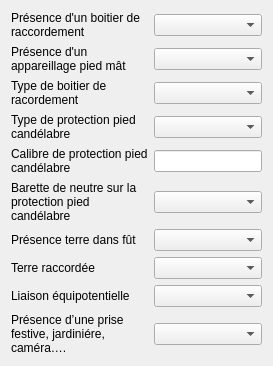
         <widget class="QWidget" name="tab_3">
          <attribute name="title">
           <string>Electrique</string>
          </attribute>
          <layout class="QGridLayout" name="gridLayout_9">
           <item row="4" column="0">
            <widget class="QLabel" name="label_69">
             <property name="text">
              <string>Calibre de protection pied candélabre</string>
             </property>
             <property name="wordWrap">
              <bool>true</bool>
             </property>
            </widget>
           </item>
           <item row="2" column="0">
            <widget class="QLabel" name="label_67">
             <property name="text">
              <string>Type de boitier de racordement</string>
             </property>
             <property name="wordWrap">
              <bool>true</bool>
             </property>
            </widget>
           </item>
           <item row="1" column="0">
            <widget class="QLabel" name="label_65">
             <property name="text">
              <string>Présence d'un appareillage pied mât</string>
             </property>
             <property name="wordWrap">
              <bool>true</bool>
             </property>
            </widget>
           </item>
           <item row="1" column="1">
            <widget class="QComboBox" name="comboBox_sp_appmat"/>
           </item>
           <item row="2" column="1">
            <widget class="QComboBox" name="comboBox_sp_typbr"/>
           </item>
           <item row="0" column="0">
            <widget class="QLabel" name="label_66">
             <property name="text">
              <string>Présence d'un boitier de raccordement</string>
             </property>
             <property name="wordWrap">
              <bool>true</bool>
             </property>
            </widget>
           </item>
           <item row="6" column="0">
            <widget class="QLabel" name="label_71">
             <property name="text">
              <string>Présence terre dans fût</string>
             </property>
             <property name="wordWrap">
              <bool>true</bool>
             </property>
            </widget>
           </item>
           <item row="0" column="1">
            <widget class="QComboBox" name="comboBox_sp_boitbran"/>
           </item>
           <item row="8" column="1">
            <widget class="QComboBox" name="comboBox_sp_liaisoneq"/>
           </item>
           <item row="3" column="1">
            <widget class="QComboBox" name="comboBox_sp_typprot"/>
           </item>
           <item row="3" column="0">
            <widget class="QLabel" name="label_68">
             <property name="text">
              <string>Type de protection pied candélabre</string>
             </property>
             <property name="wordWrap">
              <bool>true</bool>
             </property>
            </widget>
           </item>
           <item row="7" column="1">
            <widget class="QComboBox" name="comboBox_sp_terracc"/>
           </item>
           <item row="5" column="1">
            <widget class="QComboBox" name="comboBox_sp_barette"/>
           </item>
           <item row="4" column="1">
            <widget class="QLineEdit" name="lineEdit_sp_calprot"/>
           </item>
           <item row="5" column="0">
            <widget class="QLabel" name="label_70">
             <property name="text">
              <string>Barette de neutre sur la protection pied candélabre</string>
             </property>
             <property name="wordWrap">
              <bool>true</bool>
             </property>
            </widget>
           </item>
           <item row="6" column="1">
            <widget class="QComboBox" name="comboBox_sp_preter"/>
           </item>
           <item row="7" column="0">
            <widget class="QLabel" name="label_72">
             <property name="text">
              <string>Terre raccordée</string>
             </property>
             <property name="wordWrap">
              <bool>true</bool>
             </property>
            </widget>
           </item>
           <item row="8" column="0">
            <widget class="QLabel" name="label_73">
             <property name="text">
              <string>Liaison équipotentielle</string>
             </property>
             <property name="wordWrap">
              <bool>true</bool>
             </property>
            </widget>
           </item>
           <item row="9" column="0">
            <widget class="QLabel" name="label_74">
             <property name="text">
              <string>Présence d’une prise festive, jardiniére, caméra….</string>
             </property>
             <property name="wordWrap">
              <bool>true</bool>
             </property>
            </widget>
           </item>
           <item row="9" column="1">
            <widget class="QComboBox" name="comboBox_sp_eq"/>
           </item>
          </layout>
         </widget>
